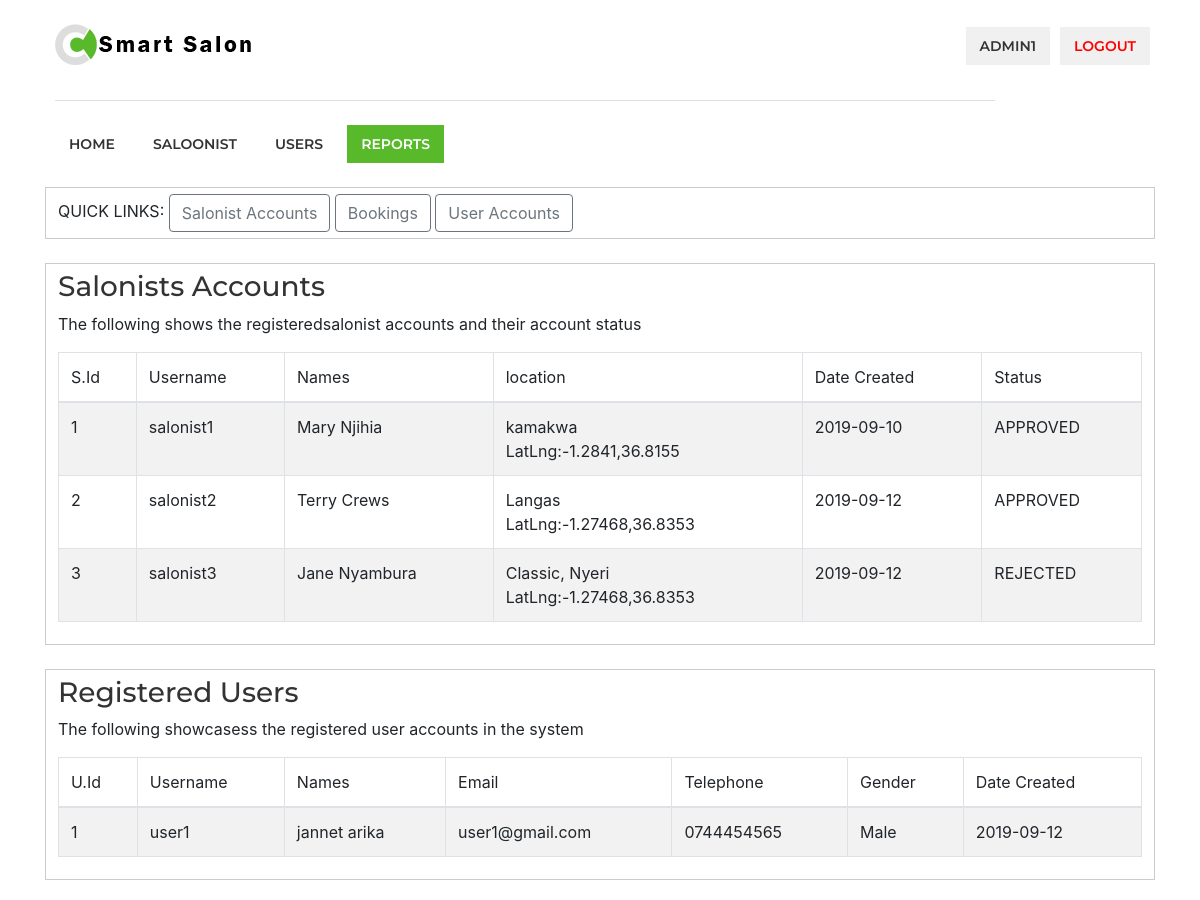
The page /admin/reports.php (signed in, upper part) on the database as committed earlier.
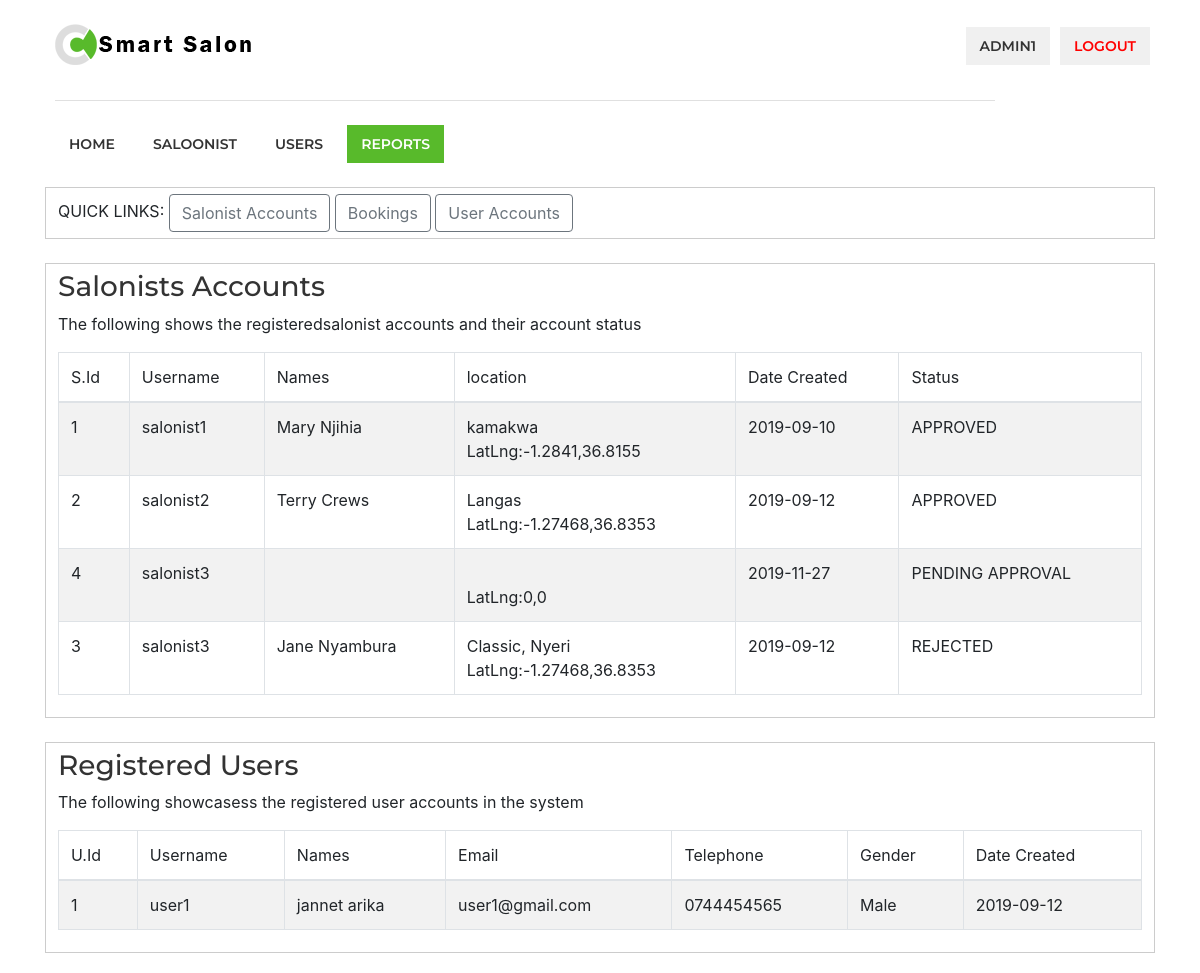
The same page on the database as committed later.
### tables this page shows
CREATE TABLE `salonist` (
  `id` int(11) NOT NULL,
  `username` varchar(255) NOT NULL,
  `email` varchar(255) NOT NULL,
  `password` varchar(255) NOT NULL,
  `fname` varchar(255) NOT NULL,
  `lastname` varchar(255) NOT NULL,
  `salonname` varchar(255) NOT NULL,
  `category` varchar(255) NOT NULL,
  `phone` int(11) NOT NULL,
  `location` varchar(255) NOT NULL,
  `tfrom` time NOT NULL,
  `tto` time NOT NULL,
  `lat` float NOT NULL,
  `lng` float NOT NULL,
  `datecreated` varchar(255) NOT NULL,
  `status` varchar(255) NOT NULL,
  `idimage` varchar(255) NOT NULL
);

CREATE TABLE `users` (
  `id` int(11) NOT NULL,
  `username` varchar(255) NOT NULL,
  `email` varchar(255) NOT NULL,
  `password` varchar(255) NOT NULL,
  `telno` varchar(255) NOT NULL,
  `datecreated` date NOT NULL,
  `fname` varchar(255) NOT NULL,
  `lname` varchar(255) NOT NULL,
  `gender` varchar(255) NOT NULL,
  `lat` float NOT NULL,
  `lng` float NOT NULL
);

### admin/reports.php (the view, shortened to what this page needs)
<?php
include('server.php');
?>
<!DOCTYPE html>
<html lang="en">
<head>
<link rel="stylesheet" href="css/style.css">
<link rel="stylesheet" href="css/colors/green.css" id="colors">
<link rel="stylesheet" href="css/bootstrap.min.css">
</head>
<body>
<div id="wrapper">
<header>
<div class="container">
	<div class="sixteen columns">
		<div id="logo">
			<h1><a href="index.php"><img src="images/logo.png" alt="Work Scout" /></a></h1>
		</div>
		<nav id="navigation" class="menu">
			<ul id="responsive">
				<li><a href="index.php">Home</a> </li>
				<li><a href="saloonists.php">saloonist</a></li>
				<li><a href="users.php">Users</a></li>
				<li><a href="reports.php" id="current">Reports</a></li>
			</ul>
			<ul class="float-right">
				<li><a href="#"><?=$_SESSION["username"]?></a></li>
				<li><a href="index.php?logout='1'" style="color: red;">logout</a></li>
			</ul>
		</nav>
	</div>
</div>
</header>
<div class="clearfix"></div>
<section class="section intro">
	<div class="container">
		<div style="padding: 6px 12px; border: 1px solid #ccc;">
			QUICK LINKS:
			<a href="#pending"><button type="button" class="btn btn-outline-secondary">Salonist Accounts </button></a>
			<a href="#approved"><button type="button" class="btn btn-outline-secondary">Bookings</button></a>
			<a href="#rejected"><button type="button" class="btn btn-outline-secondary">User Accounts</button></a>
		</div>
	</div>
	<br>
	<div class="container" id="pending">
		<div style="padding: 6px 12px; border: 1px solid #ccc;">
			<h3>Salonists Accounts</h3>
			<p>The following shows the registeredsalonist accounts and their account status</p>
			<table class="table table-bordered table-striped">
				<thead>
					<tr>
					<th scope="col">S.Id</th>
					<th scope="col">Username </th>
					<th scope="col">Names</th>
					<th scope="col">location</th>
					<th scope="col">Date Created</th>
					<th scope="col">Status</th>
					</tr>
				</thead>
				<tbody>
					<?php
					$sql = "SELECT * FROM salonist ORDER BY status";
					$result = mysqli_query($db, $sql);
					while($row = mysqli_fetch_array($result, MYSQLI_NUM))
					{
						echo '<tr>';
							echo '<td>'.$row[0].'</td> ';
							echo '<td>'.$row[1].'</td> ';
							echo '<td>'.$row[4].' '.$row[5].'</td> ';
							echo '<td>'.$row[9].'<br>LatLng:'.$row[12].','.$row[13].'</td> ';
							echo '<td>'.$row[14].'</td> ';
							echo '<td>'.$row[15].'</td> ';
						echo '</tr>';
					}
					?>
				</tbody>
			</table>
		</div>
	</div>
	<br>
	<div class="container" id="rejected">
		<div style="padding: 6px 12px; border: 1px solid #ccc;">
			<h3>Registered Users</h3>
			<p>The following showcasess the registered user accounts in the system</p>
			<table class="table table-bordered table-striped">
				<thead>
					<tr>
					<th scope="col">U.Id</th>
					<th scope="col">Username </th>
					<th scope="col">Names</th>
					<th scope="col">Email</th>
					<th scope="col">Telephone</th>
					<th scope="col">Gender </th>
					<th scope="col">Date Created</th>
					</tr>
				</thead>
				<tbody>
					<?php
					$sql = "SELECT * FROM users";
					$result = mysqli_query($db, $sql);
					while($row = mysqli_fetch_array($result, MYSQLI_NUM))
					{
						echo '<tr>';
							echo '<td>'.$row[0].'</td> ';
							echo '<td>'.$row[1].'</td> ';
							echo '<td>'.$row[6]." ".$row[7].'</td> ';
							echo '<td>'.$row[2].'</td> ';
							echo '<td>'.$row[4].'</td> ';
							echo '<td>'.$row[8].'</td> ';
							echo '<td>'.$row[5].'</td> ';
						echo '</tr>';
					}
					?>
				</tbody>
			</table>
		</div>
	</div>
	<br>
</section>
<br>
</div>
</body>
</html>

Rows that differ between the two databases and show on the page:
added salonist: id "4", username "salonist3", lat "0", lng "0", datecreated "2019-11-27", status "PENDING APPROVAL"
